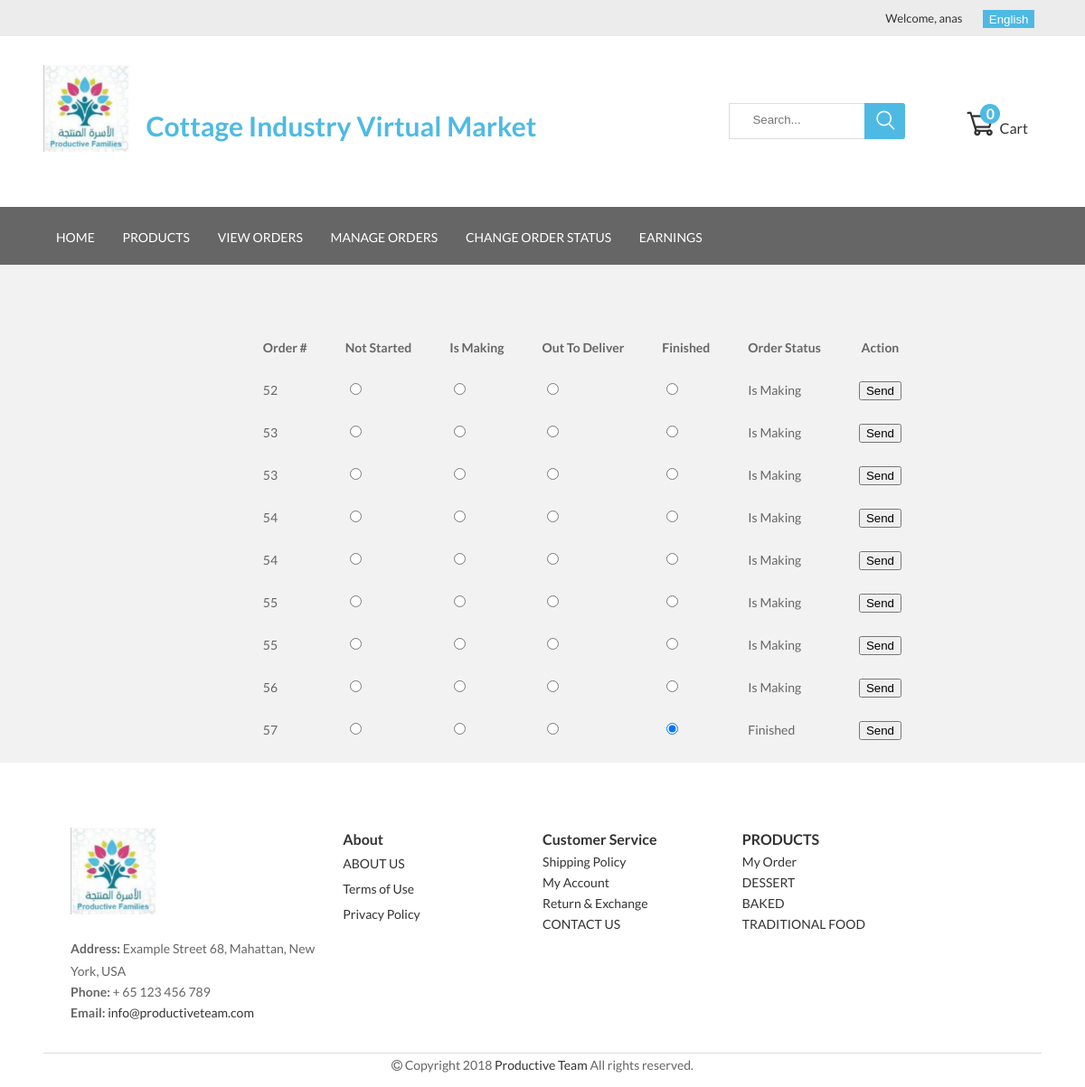
Screenshot of /vendors/change_status.php (signed in) with the database file from the repository.
### tables this page shows
CREATE TABLE `products` (
  `id` int(11) NOT NULL,
  `name` varchar(50) DEFAULT NULL,
  `name_ar` varchar(50) NOT NULL,
  `description` varchar(500) DEFAULT NULL,
  `description_ar` varchar(500) NOT NULL,
  `price` int(11) DEFAULT NULL,
  `image` varchar(50) DEFAULT NULL,
  `date_added` datetime NOT NULL,
  `stock_id` int(11) DEFAULT NULL,
  `product_type_id` int(11) DEFAULT NULL,
  `added_by` int(11) NOT NULL
);

CREATE TABLE `order_products` (
  `order_id` int(11) NOT NULL,
  `product_id` int(11) NOT NULL,
  `quantity` int(10) NOT NULL,
  `unit_price` int(10) NOT NULL,
  `total_price` int(10) NOT NULL,
  `delivery_date` date NOT NULL,
  `delivery_time` varchar(255) NOT NULL,
  `custom_ingredients` varchar(1000) NOT NULL
);

CREATE TABLE `orders` (
  `id` int(11) NOT NULL,
  `cust_id` int(11) NOT NULL,
  `address` text NOT NULL,
  `address2` text NOT NULL,
  `city` varchar(20) NOT NULL,
  `country` varchar(20) NOT NULL,
  `phone` int(11) NOT NULL,
  `pay_method` enum('0','1') NOT NULL DEFAULT '0',
  `order_date` datetime NOT NULL,
  `order_status` varchar(50) NOT NULL DEFAULT 'active'
);

### vendors/change_status.php (the view, shortened to what this page needs)
<?php include '../includes/config.php';
include "header.php";
$query = "SELECT * FROM products p INNER JOIN order_products op ON p.id = op.product_id  INNER JOIN orders o
ON o.id = op.order_id INNER JOIN users u ON u.id = o.cust_id WHERE p.added_by = ".$_SESSION['u_id'] ." order by o.id";
$result = mysqli_query($con,$query);
?>
<div class="container">
    <section style="width: 80%; margin-left: 20%; margin-right:10%; margin-top: 5%">
        <table>
            <thead>
            <th><?php echo $lang['order']; ?> #</th>
            <th><?php echo $lang['not_started']; ?></th>
            <th><?php echo $lang['is_making']; ?></th>
            <th><?php echo $lang['out_to_deliver']; ?></th>
            <th><?php echo $lang['finished']; ?></th>
            <th><?php echo $lang['order_status']; ?></th>
            <th><?php echo $lang['action']; ?></th>
            </thead>
            <?php
            while($row = $result -> fetch_array()){
                ?>
                <tbody>
                <form method="POST" action="change_status.php">
                    <td><input type="number" name="order_id" value="<?php echo $row['order_id']; ?>" hidden><?php echo $row['order_id']; ?></td>
                    <td><input type="radio" name="or_status" value="Not Started" <?php if($row['order_status'] == 'Not Started'){ echo 'checked'; }?>></td>
                    <td><input type="radio" name="or_status" value="Is Making" <?php if($row['order_status'] == 'Is Making'){ echo 'checked'; }?>></td>
                    <td><input type="radio" name="or_status"value="Out to delivery" <?php if($row['order_status'] == 'Out to delivery'){ echo 'checked'; }?>></td>
                    <td><input type="radio" name="or_status" value="Finished" <?php if($row['order_status'] == 'Finished'){ echo 'checked'; }?>></td>
                    <td><?php if($row['order_status'] == 'Not Started'){ echo $lang['not_started']; }else
                        if($row['order_status'] == 'active'){ echo $lang['is_making']; }else
                        if($row['order_status'] == 'Finished'){ echo $lang['finished']; }else
                        if($row['order_status'] == 'Out to delivery'){ echo $lang['out_to_deliver']; }else?></td>
                    <td><input type="submit"  name="send" value="<?php echo $lang['send']; ?>"></td>
                </form>
                </tbody>
                <?php
            }
            ?>
        </table>
    </section>
</div>
<?php include '../vendors/footer.php'?>

### assets/css/style.css (style rules this page uses)
* { box-sizing: border-box; }
html { overflow-x: hidden; }
body { font-family: "Lato", sans-serif; font-size: 14px; line-height: 25px; color: #666666; width: 100%; margin: 0 auto; overflow-x: hidden; background-color: #f2f2f2; }
.container { padding: 12px; margin-left:3% !important; margin-right:3% !important; }

### vendors/change_status.php (style rules this page uses)
th,td { padding: 10px 20px; }

### rows the page displays
products: order_products.order_id "52", order_products.order_id "53", order_products.order_id "54", order_products.order_id "55", order_products.order_id "56"
products: order_products.order_id "53", order_products.order_id "54", order_products.order_id "55", order_products.order_id "57"
orders: order_status "☑"

### other values shown
$_SESSION['u_fname'] "anas"
$lang['webname'] "Cottage Industry Virtual Market"
$lang['cart'] "Cart"
$total_quantity "0"
$lang['home'] "HOME"
$lang['products'] "PRODUCTS"
$lang['view_orders'] "VIEW ORDERS"
$lang['manage_order'] "MANAGE ORDERS"
$lang['change_order_status'] "CHANGE ORDER STATUS"
$lang['order'] "Order"
$lang['not_started'] "Not Started"
$lang['is_making'] "Is Making"
$lang['out_to_deliver'] "Out To Deliver"
$lang['finished'] "Finished"
$lang['order_status'] "Order Status"
